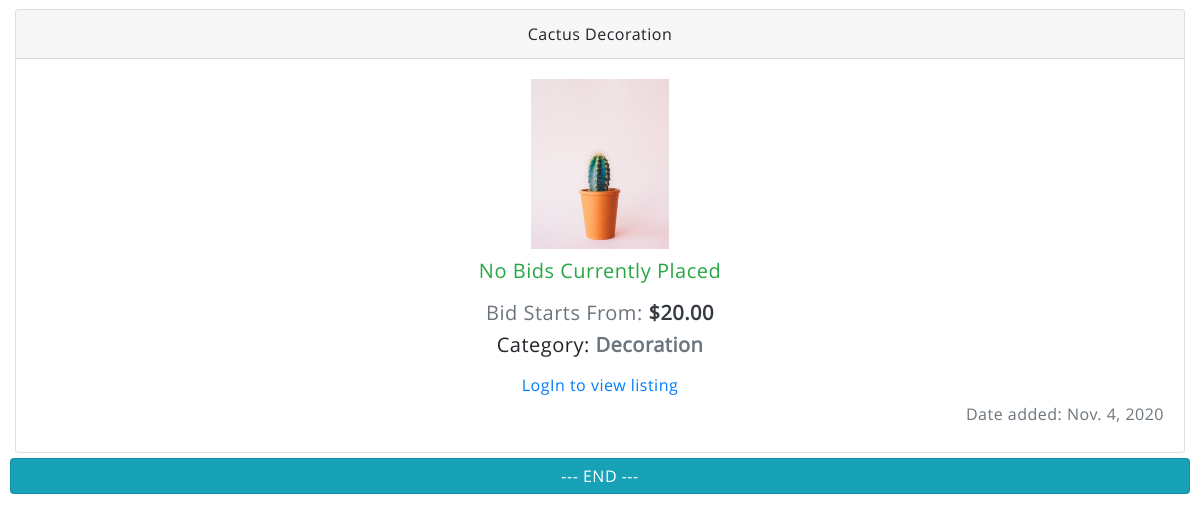
The app's page / (lower part), older data.
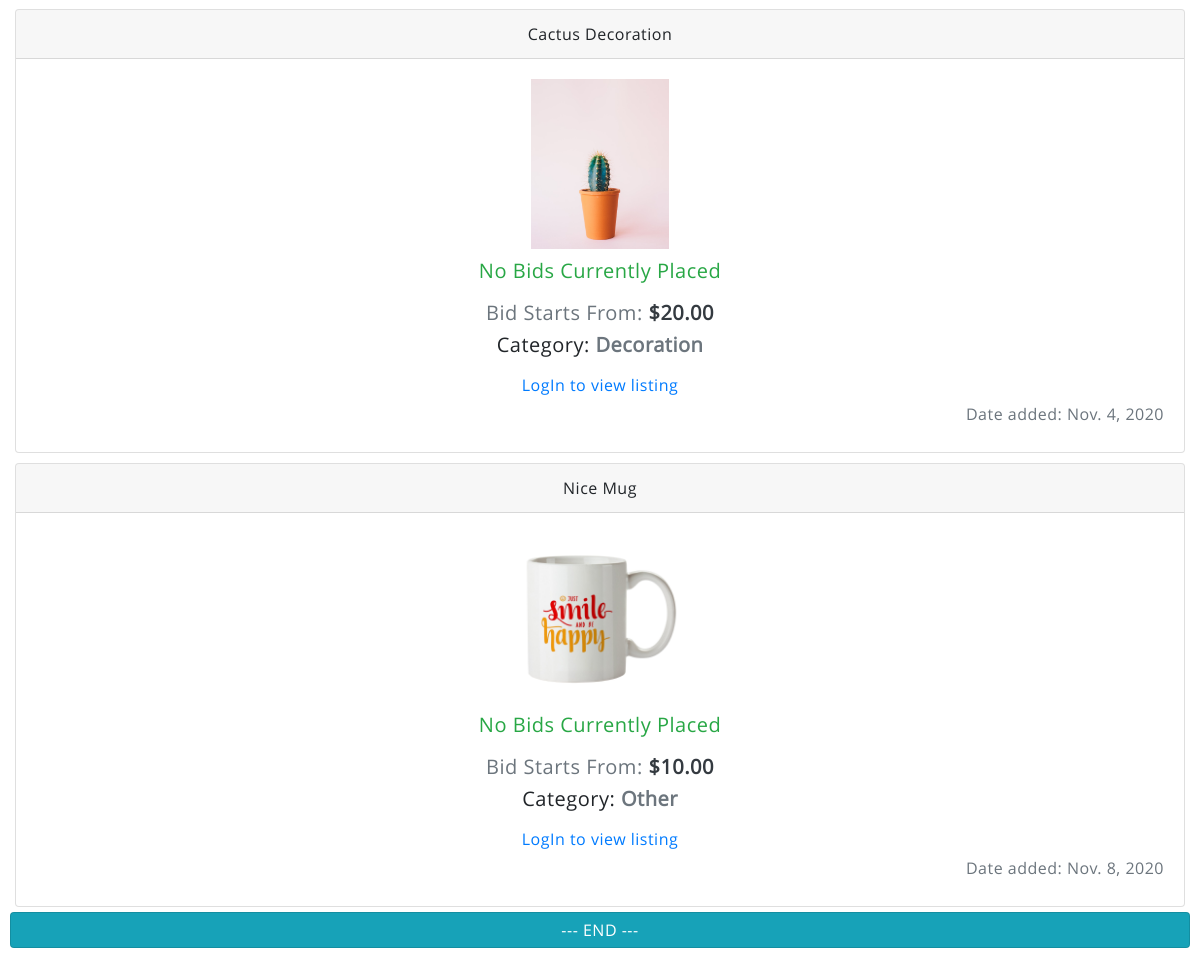
The same page, newer data.
### auctions/models.py (models this page shows, shortened)
class Listing(models.Model):
    CATEGORIES = [
        ('Accessories', 'Accessories'),
        ('Antiques', 'Antiques'),
        ('Clothes', 'Clothes'),
        ('Decoration', 'Decoration'),
        ('Electronics', 'Electronics'),
        ('Valuables', 'Valueables'),
        ('Other', 'Other'),
    ]
    STATUS = [
        ('Pending', 'Pending'),
        ('Closed', 'Closed'),
    ]
    DEFAULT_USER = 1
    name = models.CharField(max_length = 100, blank = False)
    initial = models.DecimalField(max_digits = 10, decimal_places = 2)
    user = models.ForeignKey(User, blank = False, on_delete = models.CASCADE, default = DEFAULT_USER)
    image = models.ImageField(default = 'None/NIA.png')
    category = models.CharField(max_length = 11, choices = CATEGORIES, default = 'Other')
    status = models.CharField(max_length = 7, choices = STATUS, default = 'Pending')
    created = models.DateField(auto_now_add = True)

### auctions/views.py (the view)
# urls.py: path("", views.index, name="index"),
def index(request):
    listings = []
    items = Listing.objects.filter(status="Pending")
    for item in items:
        try:
            bid = Bid.objects.get(listing=item)
        except:
            bid = None
        listings.append({
            'listing': item,
            'bid': bid,
        })
    context = {
        'listings': listings,
    }
    return render(request, "auctions/index.html", context)

### auctions/templates/auctions/index.html (shortened to what this page needs)
{% extends "auctions/layout.html" %}
{% block body %}
  {% if listings %}
  <ul class="listings">
    {% for list in listings %}
    <li>
      <div class="card">
        <div class="card-header">
          {{ list.listing.name }}
        </div>
        <div class="card-body">
          <img alt="{{ list.listing.name }} - img" src="{{ list.listing.image.url }}" height="170" />
          {% ifnotequal list.bid None %}
          <h5 class="list-cost" style="color: var(--danger)">Bidding has started on this item</h5>
          <h5 class="list-cost">Current Highest Bid: <strong style="color: var(--warning)">${{ list.bid.highest_bid }}</strong></h5>
          {% else %}
          <h5 class="list-cost" style="color: var(--success)">No Bids Currently Placed</h5>
          <h5 class="list-cost">Bid Starts From: <strong>${{ list.listing.initial }}</strong> </h5>
          {% endifnotequal %}
          <h5> Category: <strong style="color: var(--gray)">{{ list.listing.category }}</strong> </h5>
          {% if user.is_authenticated %}
          <div class="links-box">
            <a class="btn btn-outline-primary" href="{% url 'auctions:listing' list.listing.id %}">View Listing</a>
            <a class="btn btn-outline-success" href="{% url 'auctions:add_to' list.listing.id %}">Add to WatchList</a>
            {% ifequal listing.user user %}
            <a class="btn btn-outline-danger" href="{% url 'auctions:close_listing' list.listing.id %}">Close Listing</a>
            {% endifequal %}
          </div>
          {% else %}
          <a class="nav-link" href="{% url 'auctions:login' %}">LogIn to view listing</a>
          {% endif %}
          <h6 class="text-muted right-align">Date added: {{ list.listing.created }}</h6>
        </div>
      </div>
    </li>
    {% endfor %}
    <li class="card card-header bg-info">
      <div style="text-align: center; color: white;"> --- END --- </div>
    </li>
  </ul>
  {% endif %}
{% endblock %}

Row changes from the older to the newer data that the page shows:
added Listing: listing.name "Nice Mug", listing.image (picture), listing.initial "10.00", listing.category "Other", listing.created "Nov. 8, 2020"
